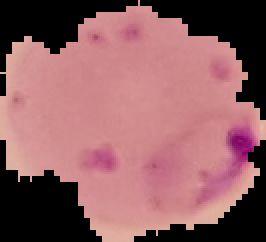
#> input picture cell_images_nested_dup/Parasitized/C101P62ThinF_IMG_20150918_151507_cell_60.png, 133 x 121 px, found by its file name (shown 2 times larger)
$ python -i extract_features.py   (imports and definitions only)
#> lines starting #> are read from the running program, lines starting #| are printed output that depends on the picture; after the words box and inside, x2 and y2 are one past the last pixel; in counts of white or black regions, pixels touching at a corner belong together
#> in features, bgr is the input picture: shape (121, 133, 3); mean B, G, R 98.1, 94.8, 143.7
### src/masking.py
import cv2, numpy as np
from scipy.ndimage import binary_fill_holes
from skimage import measure

def cell_mask(bgr, thr=10):
#> called with thr = 10
    m = bgr.max(axis=2) > thr
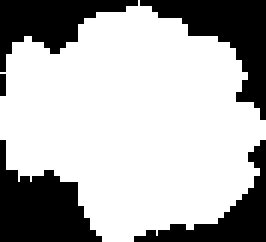
#> m: shape (121, 133) bool (shown 2 times larger); 69.3% white; 5 black regions, box (x1, y1, x2, y2) and area: (0, 70, 51, 121) 1458, (70, 0, 133, 60) 1389, (0, 0, 69, 36) 1116, (67, 70, 133, 121) 942, (0, 37, 3, 48) 33
    n, lab, st, _ = cv2.connectedComponentsWithStats(m.astype(np.uint8), connectivity=8)
#> n = 2; st = [[0, 0, 133, 121, 4938], [0, 0, 133, 121, 11155]]
    if n <= 1:
        return np.zeros(m.shape, bool)
    k = 1 + int(st[1:, cv2.CC_STAT_AREA].argmax())
#> k = 1
    return binary_fill_holes(lab == k)

def morphology(mask):
    r = measure.regionprops(mask.astype(np.uint8))[0]
    p = r.perimeter
#> p = 530
    return dict(area=float(r.area), perimeter=float(p),
                circularity=float(4 * np.pi * r.area / p**2) if p > 0 else np.nan,
                eccentricity=float(r.eccentricity), solidity=float(r.solidity))

### src/extract_features.py
import sys, time
import cv2, numpy as np, pandas as pd
from skimage.feature import graycomatrix, graycoprops
from tqdm import tqdm
import config
from src.masking import cell_mask, morphology

PROPS = ["contrast", "dissimilarity", "homogeneity", "energy", "correlation", "ASM"]

def stats(prefix, v):
    q = np.percentile(v, [5, 50, 95])
    return {f"{prefix}_mean": v.mean(), f"{prefix}_std": v.std(),
            f"{prefix}_p5": q[0], f"{prefix}_p50": q[1], f"{prefix}_p95": q[2]}

def features(path):
    bgr = cv2.imread(str(config.ROOT / path))
    m = cell_mask(bgr)
    f = morphology(m)
#> f = {'area': 11155, 'perimeter': 530, 'circularity': 0.499, 'eccentricity': 0.577, 'solidity': 0.896}
    rgb = cv2.cvtColor(bgr, cv2.COLOR_BGR2RGB)
    hsv = cv2.cvtColor(bgr, cv2.COLOR_BGR2HSV_FULL).astype(float)
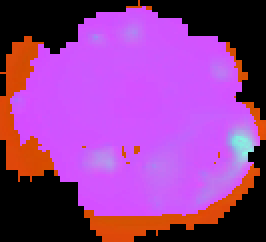
#> hsv: shape (121, 133, 3) float64 (shown 2 times larger); mean B, G, R 147.3, 61.6, 143.7
    for i, c in enumerate("RGB"):
        f.update(stats(c, rgb[..., i][m].astype(float)))
#> this loop made 3 passes
#> q in stats on passes 1 to 3: [193, 208, 221], [106, 138, 167], [130, 141, 156]
#> after the loop, f = 20 items
    hue = hsv[..., 0][m] * 2 * np.pi / 255
#> hue = 11155 values, max 6.28 at index 11, min 0 at index 2, mean 5.24
    f["H_sin_mean"], f["H_cos_mean"] = np.sin(hue).mean(), np.cos(hue).mean()
    f.update(stats("S", hsv[..., 1][m]))
    f.update(stats("V", hsv[..., 2][m]))
    gray = cv2.cvtColor(bgr, cv2.COLOR_BGR2GRAY)
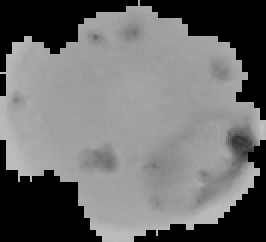
#> gray: shape (121, 133) (shown 2 times larger); min 0, max 193, mean 109.8
    q = np.where(m, np.minimum(gray // 8, 31) + 1, 0).astype(np.uint8)
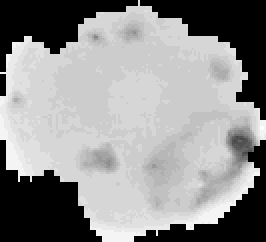
#> q: shape (121, 133) (shown 2 times larger); min 0, max 25, mean 14.1; drawn with min black and max white
    g = graycomatrix(q, [1], [0, np.pi/4, np.pi/2, 3*np.pi/4], levels=33, symmetric=True)
    g = g[1:, 1:, :, :].astype(float)
    g /= g.sum(axis=(0, 1), keepdims=True)
    for p in PROPS:
        f[f"glcm_{p}"] = graycoprops(g, p).mean() if p != "ASM" else (g ** 2).sum(axis=(0, 1)).mean()
#> after the loop, f = 38 items
    return f

# [14 lines not run here, left out]

>>> result = features('../cell_images_nested_dup/Parasitized/C101P62ThinF_IMG_20150918_151507_cell_60.png')
#> result = 38 items

$ run again, on cell_images_nested_dup/Parasitized/C101P62ThinF_IMG_20150923_170344_cell_84.png
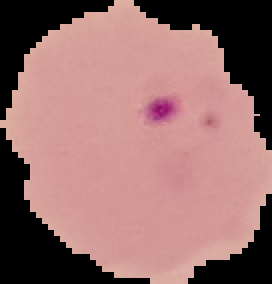
#> input picture cell_images_nested_dup/Parasitized/C101P62ThinF_IMG_20150923_170344_cell_84.png, 136 x 142 px, found by its file name (shown 2 times larger)
#> in features, bgr is the input picture: shape (142, 136, 3); mean B, G, R 108.1, 110.2, 151.1
#> in cell_mask, `m = bgr.max(axis=2) > thr`:
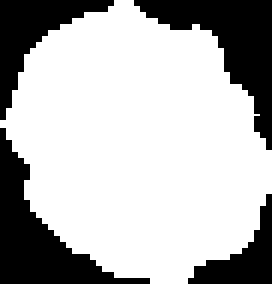
#> m: shape (142, 136) bool (shown 2 times larger); 71.1% white; 4 black regions, box (x1, y1, x2, y2) and area: (67, 0, 136, 75) 1848, (0, 64, 75, 142) 1842, (0, 0, 57, 60) 1152, (94, 97, 136, 142) 747
#> n = 2; st = [[0, 0, 136, 142, 5589], [0, 0, 136, 142, 13723]]
#> k = 1
#> p = 532.2
#> in features, `f = morphology(m)`: f = {'area': 13723, 'perimeter': 532.2, 'circularity': 0.609, 'eccentricity': 0.549, 'solidity': 0.942}
#> the loop in features, `for i, c in enumerate("RGB"):` made 3 passes
#> q in stats on passes 1 to 3: [208, 213, 218], [146, 155, 169], [147, 152, 159]
#> after the loop in features, `for i, c in enumerate("RGB"):`: f = 20 items
#> hue = 13723 values, max 6.28 at index 3272, min 0 at index 3499, mean 0.461
#> in features, `q = np.where(m, np.minimum(gray // 8, 31) + 1, 0).astype(np.uint8)`:
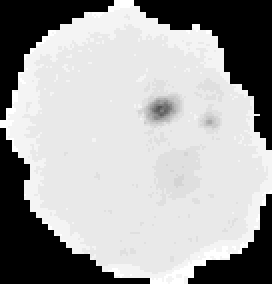
#> q: shape (142, 136) (shown 2 times larger); min 0, max 24, mean 15.7; drawn with min black and max white
#> after the loop in features, `for p in PROPS:`: f = 38 items

$ run again, on cell_images_nested_dup/Parasitized/C107P68ThinF_IMG_20150924_221632_cell_177.png
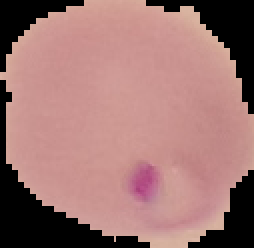
#> input picture cell_images_nested_dup/Parasitized/C107P68ThinF_IMG_20150924_221632_cell_177.png, 127 x 124 px, found by its file name (shown 2 times larger)
#> in features, bgr is the input picture: shape (124, 127, 3); mean B, G, R 113.5, 116.5, 158.3
#> in cell_mask, `m = bgr.max(axis=2) > thr`:
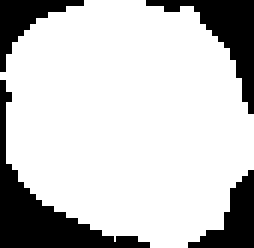
#> m: shape (124, 127) bool (shown 2 times larger); 78.1% white; 4 black regions, box (x1, y1, x2, y2) and area: (0, 40, 75, 124) 1425, (73, 0, 127, 57) 915, (94, 85, 127, 124) 585, (0, 0, 42, 36) 522
#> n = 2; st = [[0, 0, 127, 124, 3447], [0, 0, 127, 124, 12301]]
#> k = 1
#> p = 484.7
#> in features, `f = morphology(m)`: f = {'area': 12301, 'perimeter': 484.7, 'circularity': 0.658, 'eccentricity': 0.479, 'solidity': 0.955}
#> the loop in features, `for i, c in enumerate("RGB"):` made 3 passes
#> q in stats on passes 1 to 3: [193, 203, 211], [136, 149, 166], [136, 145, 154]
#> after the loop in features, `for i, c in enumerate("RGB"):`: f = 20 items
#> hue = 12301 values, max 6.28 at index 8655, min 0 at index 8802, mean 0.519
#> in features, `q = np.where(m, np.minimum(gray // 8, 31) + 1, 0).astype(np.uint8)`:
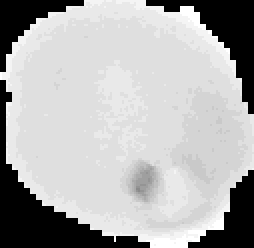
#> q: shape (124, 127) (shown 2 times larger); min 0, max 24, mean 16.5; drawn with min black and max white
#> after the loop in features, `for p in PROPS:`: f = 38 items

$ run again, on cell_images_nested_dup/Parasitized/C107P68ThinF_IMG_20150924_221909_cell_157.png
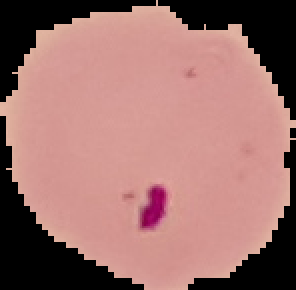
#> input picture cell_images_nested_dup/Parasitized/C107P68ThinF_IMG_20150924_221909_cell_157.png, 148 x 145 px, found by its file name (shown 2 times larger)
#> in features, bgr is the input picture: shape (145, 148, 3); mean B, G, R 108.9, 113, 157.2
#> in cell_mask, `m = bgr.max(axis=2) > thr`:
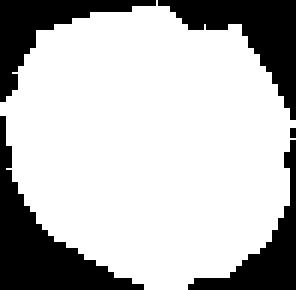
#> m: shape (145, 148) bool (shown 2 times larger); 73.9% white; 5 black regions (1 under 20 px), largest, box (x1, y1, x2, y2) and area: (0, 58, 72, 145) 1878, (79, 0, 148, 60) 1506, (0, 0, 78, 51) 1167, (94, 70, 148, 145) 1041
#> n = 2; st = [[0, 0, 148, 145, 5607], [0, 0, 148, 145, 15853]]
#> k = 1
#> p = 563.9
#> in features, `f = morphology(m)`: f = {'area': 15853, 'perimeter': 563.9, 'circularity': 0.627, 'eccentricity': 0.461, 'solidity': 0.946}
#> the loop in features, `for i, c in enumerate("RGB"):` made 3 passes
#> q in stats on passes 1 to 3: [209, 213, 220], [148, 153, 170], [142, 148, 155]
#> after the loop in features, `for i, c in enumerate("RGB"):`: f = 20 items
#> hue = 15853 values, max 6.28 at index 3158, min 0 at index 3029, mean 0.221
#> in features, `q = np.where(m, np.minimum(gray // 8, 31) + 1, 0).astype(np.uint8)`:
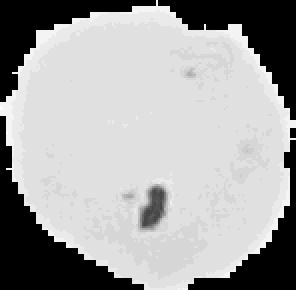
#> q: shape (145, 148) (shown 2 times larger); min 0, max 25, mean 16.2; drawn with min black and max white
#> after the loop in features, `for p in PROPS:`: f = 38 items
